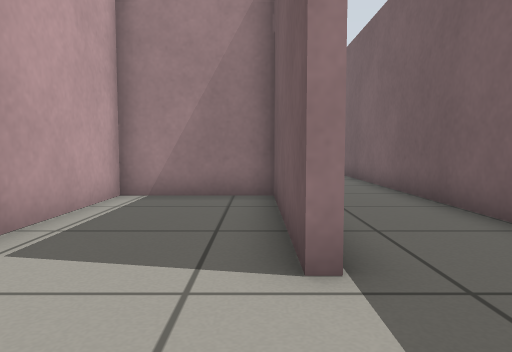
View 1 (above)

17 first-person views from a walk through a world built for the Gazebo simulator. The camera is 0.5 m above the floor, tilts 4° down and sees 70° across. The floor is counted in squares, 0.5 m on a side. Each view is taken from the middle of a square. On the plan, view 1 faces up. The plan holds only what a view shows up to about 13 squares ahead; the rest is blank.

View 2
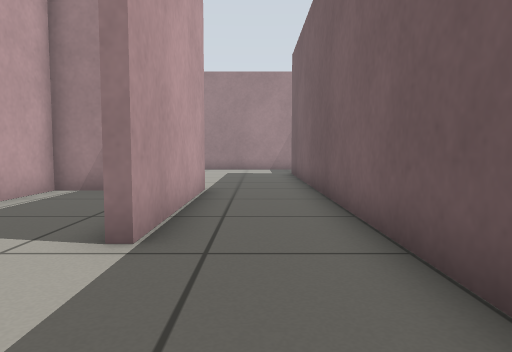

View 3
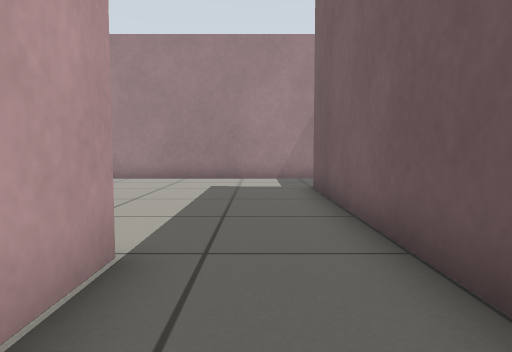

View 4
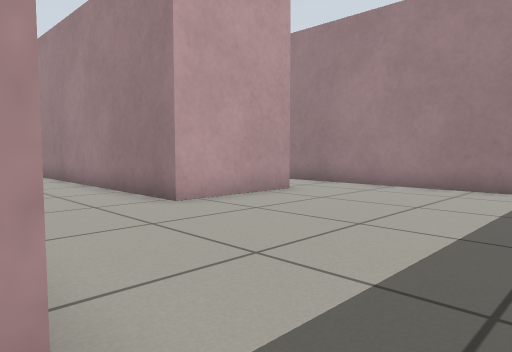

View 5
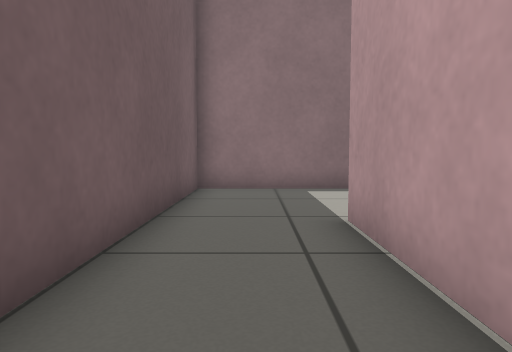

View 6
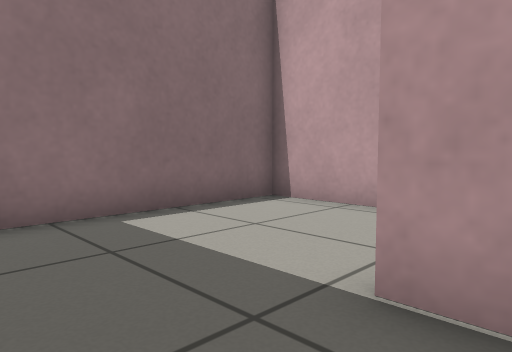

View 7
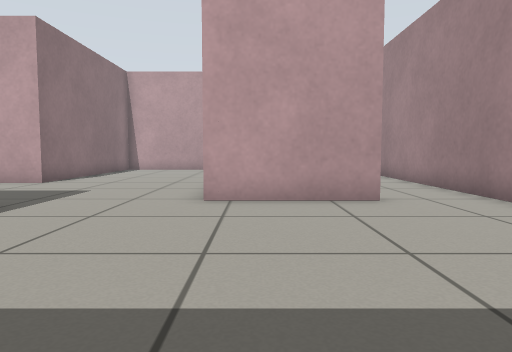

View 8
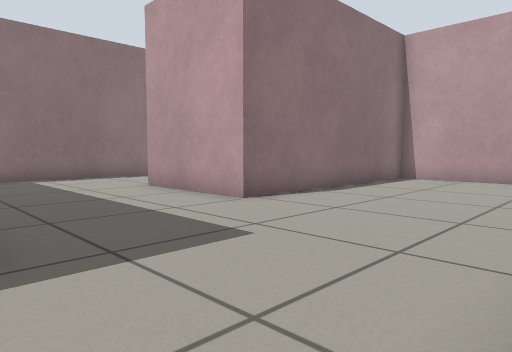

View 9
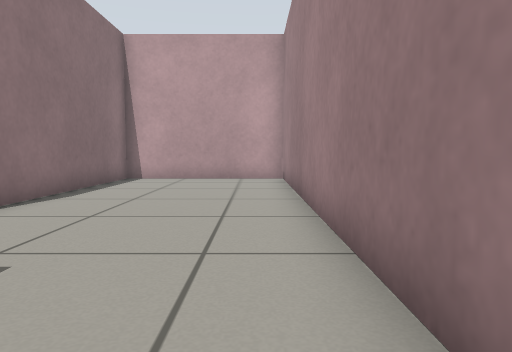

View 10
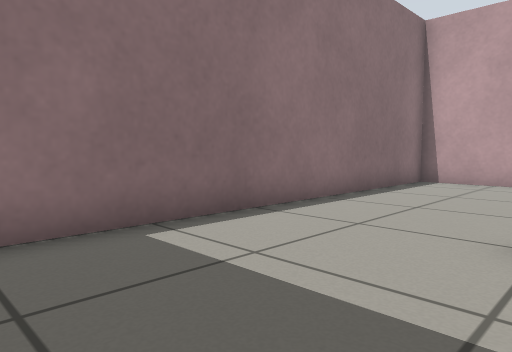

View 11
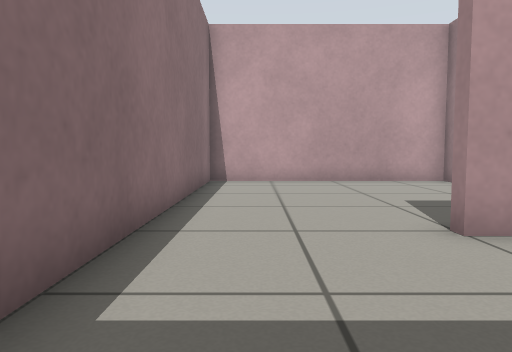

View 12
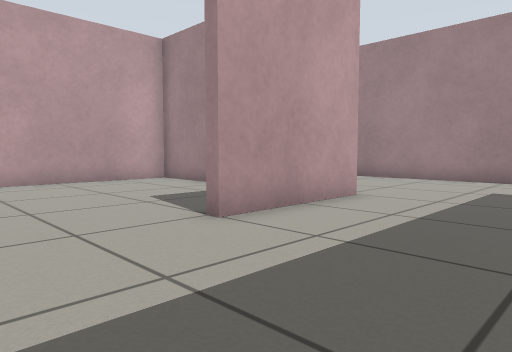

View 13
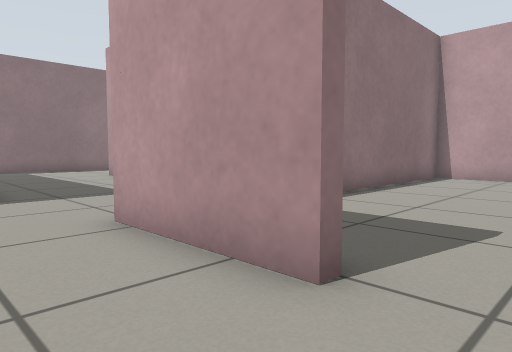

View 14
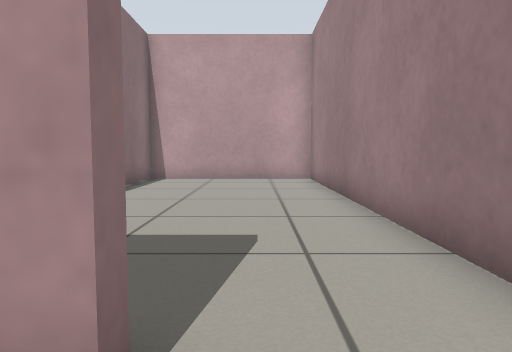

View 15
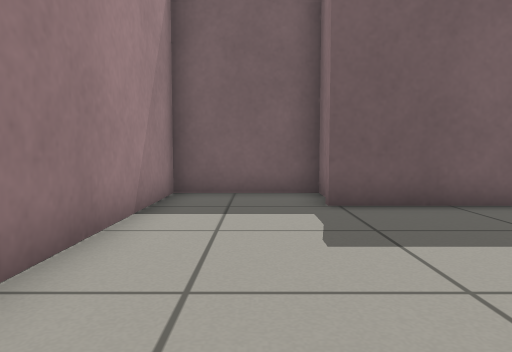

View 16
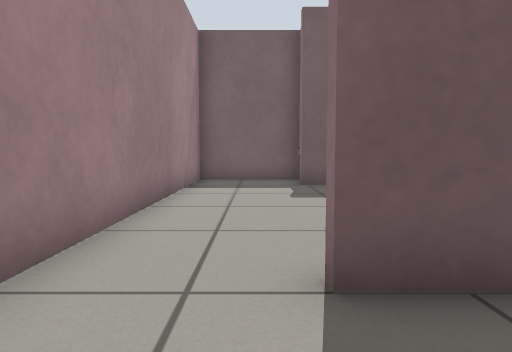

View 17
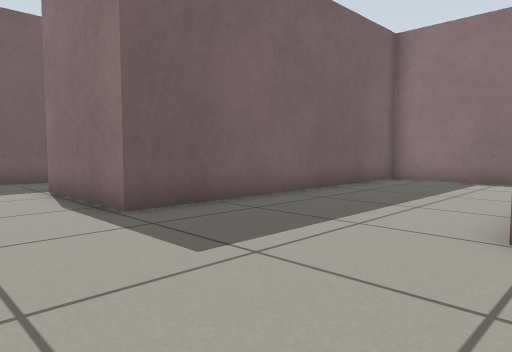

### Floor plan
Points are (right, up) in squares from view 1. A wall is a line through its corners. A room is listed if a view was taken in it or the views show most of it. See-through windows are left out.
Room 1 (views 1, 2, 3, 4, 5, 6, 7, 8, 9, 13, 14, 15)
walls: (-3.3, 8.3) (0.7, 8.3) (0.7, 2.7); (4.6, 14.5) (5.5, 14.5) (5.5, 17.9) (-3.5, 17.9); (-4.2, 15.5) (-4.2, 12); (-0.5, -1.5) (3.5, -1.5) (3.5, 14.8)
ways out: opening at (-3, 10) to room 2; opening at (-4, 16.5) to room 3; opening at (0, 0.5) to room 5
Room 2 (views 10, 11, 12, 17)
walls: (-4.2, 12) (-15.9, 12) (-15.9, 6.4) (-8.2, 6.4) (-8.2, 2.4) (-8.6, 2.4); (-8.5, -1.5) (-3.3, -1.5) (-3.3, 8.3)
ways out: opening at (-3, 10) to room 1; opening at (-8, 0.5) to room 4
Room 3 (view 16)
walls: (-4.5, 14.1) (-4.5, 15.5) (-4.2, 15.5); (-3.5, 17.9) (-15.9, 17.9) (-15.9, 12.3) (-9.6, 12.3)
ways out: opening at (-4, 16.5) to room 1
Room 4 (no view inside)
walls: (-13.4, 6.1) (-15.9, 6.1) (-15.9, -1.5) (-8.5, -1.5)
ways out: opening at (-8, 0.5) to room 2
Room 5 (no view inside)
walls: (-3, 1) (-3, -1.5) (-0.5, -1.5); (0.4, 2.7) (0.4, 8) (-3, 8) (-3, 4.3)
ways out: opening at (0, 0.5) to room 1

Positions as (right, up) in squares from view 1, and headings:
1: (0, 0), facing up
2: (2, -1), facing up
3: (2, 5), facing up
4: (2, 8), facing up-left
5: (2, 8), facing down
6: (3, 4), facing down-left
7: (3, 13), facing left
8: (-3, 12), facing down-left
9: (-3, 11), facing left
10: (-4, 3), facing down-left
11: (-4, 0), facing left
12: (-4, -1), facing up-left
13: (-2, 17), facing down-left
14: (-3, 16), facing left
15: (-3, 16), facing right
16: (-7, 16), facing right
17: (-9, 11), facing down-right
